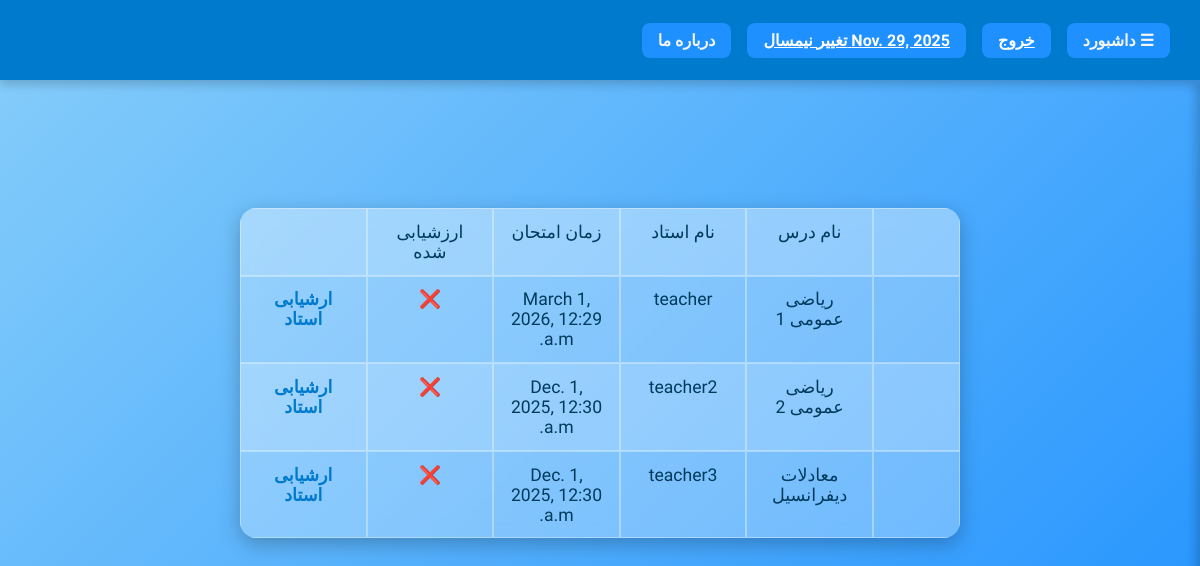
Page /review/teachers_to_review (signed in) on the committed database.
### semester_module/models.py (models this page shows, shortened)
class Current_Semester(models.Model):
    semester=models.ForeignKey('Semester',on_delete=models.CASCADE,null=False,blank=False)

class Semester(models.Model):
    start_date=models.DateField(verbose_name='زمان شروع ترم')
    end_date=models.DateField(verbose_name='زمان پایان ترم')
    sem_types=(('تابستان','تابستان'),('عادی','عادی'))
    semester_type=models.CharField(max_length=30,choices=sem_types,default='عادی',verbose_name='نوع ترم')
    status_choices=(('شروع نشده','شروع نشده'),('انتخاب واحد','انتخاب واحد'),('جاری','جاری'),('امتحان','امتحان'),('بسته','بسته'))
    semester_status=models.CharField(verbose_name='وضعیت ترم',choices=status_choices,max_length=40,default='شروع نشده')

### course_module/models.py (models this page shows, shortened)
class Course(models.Model):
    teacher=models.ForeignKey(User,on_delete=models.CASCADE,null=False,blank=False,related_name='teacher_courses',db_index=True,verbose_name='استاد درس')
    students=models.ManyToManyField(User,related_name='attending_courses',db_index=True,verbose_name='دانشجویان درس',blank=True)
    credits=models.PositiveIntegerField(verbose_name='تعداد واحد درسی',validators=[MinValueValidator(1)])
    title=models.CharField(max_length=200,verbose_name='عنوان درس')
    course_types=(('نظری','نظری'),('آزمایشگاه','آزمایشگاه'),('عملی','عملی'),('کارگاه','کارگاه'),('پروژه','پروژه'),('پایان نامه','پایان نامه'),('رساله','رساله'))
    course_type=models.CharField(max_length=50,verbose_name='نوع درس',default='نظری')
    department_choices = (
    ('مهندسی', 'مهندسی'), ('علوم پایه', 'علوم پایه'), ('علوم انسانی', 'علوم انسانی'), ('علوم پزشکی', 'علوم پزشکی'),
    ('هنر', 'هنر'), ('تربیت بدنی', 'تربیت بدنی'))
    department = models.CharField(max_length=30, verbose_name='دانشکده محل برگزاری', choices=department_choices,
                                  null=False, blank=False,
                                  error_messages={'null': 'این فیلد باید مشخص شود'})
    area_code = models.CharField(max_length=20, verbose_name='کد محل برگزاری کلاس', null=False, blank=False,
                                 error_messages={'null': 'این فیلد باید مشخص شود'})
    degree_choices = (('کارشناسی پیوسته', 'کارشناسی پیوسته'), ('کارشناسی ناپیوسته', 'کارشناسی ناپیوسته'),
                      ('کاردانی پیوسته', 'کاردانی پیوسته')
                      , ('کاردانی ناپیوسته', 'کاردانی ناپیوسته'), ('کارشناسی ارشد ناپیوسته', 'کارشناسی ارشد ناپیوسته'),
                      ('دکتری حرفه ای', 'دکتری حرفه ای')
                      , ('دکتری مستقیم', 'دکتری مستقیم'), ('کارشناسی ارشد پیوسته', 'کارشناسی ارشد پیوسته'))
    for_degrees=models.CharField(max_length=30,verbose_name='این درس برای کدام مقطع تحصیلی می باشد',choices=degree_choices,default='کارشناسی پیوسته')
    capacity=models.IntegerField(verbose_name='ظرفیت کلاس')
    semester=models.ForeignKey(Semester,on_delete=models.CASCADE,null=False,blank=False,related_name='semester_courses',db_index=True,verbose_name='ترم تحصیلی مربوطه')
    class_times=models.ManyToManyField(Class_Times,related_name='classes',blank=True,verbose_name='زمان های برگزاری کلاس')
    requirements=models.ManyToManyField('Course',verbose_name='پیش نیاز ها',blank=True)
    exam_time=models.DateTimeField(verbose_name='زمان امتحان',null=True,blank=True)
    changes_history=models.JSONField(verbose_name='تاریخچه تغییرات درس',null=True,blank=True)

### user_module/models.py (models this page shows, shortened)
class User(AbstractUser):
    phone_number = models.CharField(max_length=11, verbose_name='شماره تلفن', validators=[phone_validator],
                                    null=False, blank=False,
                                    error_messages={'null': 'شماره تلفن کاربر باید وارد شود'})
    national_number = models.CharField(max_length=10, verbose_name='شماره ملی کاربر (ضروری)', null=False, blank=False,
                                       error_messages={'null': 'شماره ملی کاربر باید وارد شود','unique':'کاربری با این شماره ملی قبلا ثبت نام کرده است'},
                                       unique=True,validators=[nat_number_validator])
    date_joined = models.DateField(auto_now_add=True, verbose_name='زمان ساخت حساب کاربری')
    u_types=(('دانشجو','دانشجو'),('استاد','استاد'),('کارمند یا کارشناس','کارمند یا کارشناس'))
    user_type=models.CharField(choices=u_types,max_length=20,verbose_name='نوع کاربر',default='دانشجو',null=False,blank=False,error_messages={'null':'نوع کاربر باید مشخص باشد'})

### review_module/views.py (the view)
# urls.py: path('teachers_to_review',Teachers_To_Review.as_view(),name='teachers_to_review'),
class Teachers_To_Review(ListView):
    template_name = 'Teachers_To_Review.html'
    model=Course
    context_object_name = 'courses'
    ordering = '-exam_time'
    def get_queryset(self):
        sem=self.request.session.get('semester') or Current_Semester.objects.first().semester.id
        q=Review_Session.objects.filter(semester_id=sem,teacher=OuterRef('teacher_id'),student_id=self.request.user.id,session_closed=True)
        query=super().get_queryset().filter(semester_id=sem,students=self.request.user).select_related('teacher').annotate(is_closed=Exists(q))
        return query

### polls/templatetags/polls_extra.py (called while the page is built)
@register.filter
def get_current_semester(request):
    sem=request.session.get('semester')
    sem=Semester.objects.get(id=sem).start_date if sem!=None else Current_Semester.objects.first().semester.start_date
    return sem

### review_module/templates/Teachers_To_Review.html (shortened to what this page needs)
{% extends 'Base_Layout.html' %}
{% block main_content %}
<table id="evaluation_table">
<tr>
    <td></td>
    <td>ارزشیابی شده</td>
    <td>زمان امتحان</td>
    <td>نام استاد</td>
    <td>نام درس</td>
    <td></td>
</tr>
{% for course in courses %}
<tr>
    <td><a href="{% url 'load_review' course.teacher.id %}">ارشیابی استاد</a></td>
    <td>{% if course.is_closed %} ✅  {% else %} ❌ {% endif %}</td>
    <td>{{ course.exam_time }}</td>
    <td>{{ course.teacher.username }}</td>
    <td>{{ course.title }}</td>
    <td></td>
</tr>
{% endfor %}
</table>
{% endblock %}

### templates/Base_Layout.html (shortened to what this page needs)
{% load polls_extra %}
<!DOCTYPE html>
<html lang="fa">
<head>
</head>
<body>
<section id="head">
    <div class="rows">
        <div class="clickable" onclick="toggleSidebar()">☰ داشبورد</div>
        <div class="clickable"><a href="#" style="color:white">خروج</a></div>
        <div class="clickable">
            <a href="{% url 'change_semester' %}" style="color:white">
                {{ request|get_current_semester }} تغییر نیمسال
            </a>
        </div>
        <div class="clickable">درباره ما</div>
    </div>
</section>
<section id="main">
    {% block main_content %}
    {% endblock %}
</section>
</body>
</html>

### templates/Base_Layout.html (style rules this page uses)
* { margin:0; padding:0; box-sizing:border-box; }
body { font-family:'Vazirmatn', sans-serif; background: linear-gradient(135deg,#87cefa,#1e90ff); display:flex; flex-direction:column; min-height: 100vh; height: auto; direction: rtl; }
#head { position: fixed; top:0; left:0; width:100%; height:10vh; background-color:#007acc; color:white; display:flex; flex-direction:column; justify-content:center; align-items:center; box-shadow:0 4px 10px rgba(0,0,0,0.2); z-index:1000;color: whitesmoke; }
#head .rows { display:flex; flex-direction:row; align-items:center; width:95%; justify-content:flex-start; gap:1rem; color: whitesmoke; }
.clickable { background-color:#1e90ff; padding:0.5rem 1rem; border-radius:8px; cursor:pointer; transition:0.3s; text-decoration:none; color:whitesmoke; font-weight:bold; }
#main { margin-top:10vh; padding:2rem; transition: margin-right 0.3s; }

### review_module/templates/Teachers_To_Review.html (style rules this page uses)
#evaluation_table { width: 60vw; margin: 12vh auto 5vh auto; border-collapse: collapse; border-radius: 16px; overflow: hidden; background: rgba(255,255,255,0.18); backdrop-filter: blur(8px); box-shadow: 0 6px 20px rgba(0,0,0,0.25); direction: rtl; text-align: center; font-family: 'Vazirmatn', sans-serif; }
#evaluation_table tr { display: flex; flex-direction: row-reverse; }
#evaluation_table td { flex: 1; padding: 0.8rem; font-size: 1.1rem; border: 1px solid rgba(255,255,255,0.35); color: #003b5c; background: rgba(255,255,255,0.15); }
#evaluation_table tr:nth-child(odd) td { background-color: rgba(255,255,255,0.25); }
#evaluation_table tr:nth-child(even) td { background-color: rgba(255,255,255,0.12); }
#evaluation_table td:last-child { flex: 0.6; }
#evaluation_table a { color: #007acc; font-weight: bold; text-decoration: none; }

### rows in the picture
Current_Semester: semester.start_date "Nov. 29, 2025"
Course: exam_time "March 1, 2026, 12:29 a.m.", teacher.username "teacher", title "ریاضی عمومی 1"
Course: exam_time "Dec. 1, 2025, 12:30 a.m.", teacher.username "teacher2", title "ریاضی عمومی 2"
Course: exam_time "Dec. 1, 2025, 12:30 a.m.", teacher.username "teacher3", title "معادلات دیفرانسیل"
